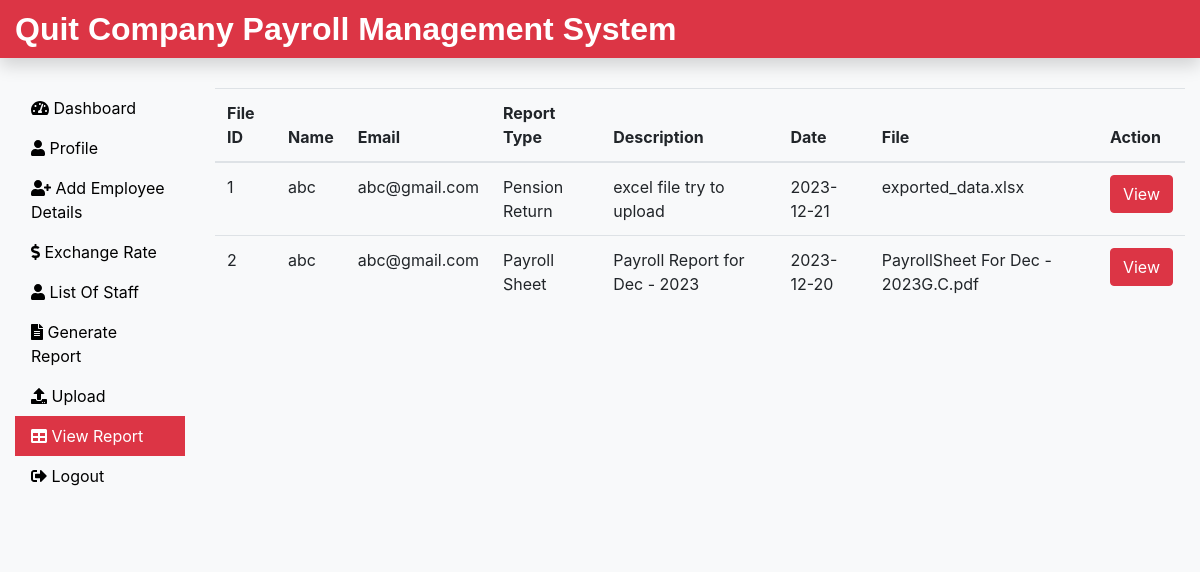
Page /PayrollReportView.php (signed in) on the committed database.
### tables this page shows
CREATE TABLE `report_tb` (
  `report_id` int(15) NOT NULL,
  `pdf` varchar(400) NOT NULL,
  `Email` varchar(255) NOT NULL,
  `fname` varchar(255) NOT NULL,
  `Payroll Type` varchar(255) NOT NULL,
  `desc` varchar(255) NOT NULL,
  `datee` date NOT NULL
);

### PayrollReportView.php (the view, shortened to what this page needs)
<?php
include('includes/header.php');
include('dbConnection.php');
$rtype=null;
$i = 0;
?>
<div class="col-sm-9 col-md-10 mt-5">
  <?php
  echo '<table class="table">
  <thead>
    <tr>
      <th scope="col">File ID</th>
      <th scope="col">Name</th>
      <th scope="col">Email</th>
      <th scope="col">Report Type</th>
      <th scope="col">Description</th>
      <th scope="col">Date</th>
      <th scope="col">File</th>
      <th scope="col">Action</th>
    </tr>
  </thead>
  <tbody>';
  $sql = "SELECT * FROM report_tb ORDER BY report_id DESC";
  $result = $conn->query($sql);
  if($result->num_rows > 0){
    while($row = $result->fetch_assoc()){
      $i++;
      if($row["Payroll Type"] == 'PRS' ){
          $rtype = "Payroll Sheet";
      }
      elseif($row["Payroll Type"] == 'BPS' ){
          $rtype = "Bank Payment Sheet";
      }
      elseif($row["Payroll Type"] == 'DP' ){
          $rtype = "Department Payroll";
      }
      elseif($row["Payroll Type"] == 'ITR' ){
          $rtype = "Income Tax Return";
      }
      elseif($row["Payroll Type"] == 'JBET' ){
          $rtype = "Journal Entry By Department";
      }
      elseif($row["Payroll Type"] == 'PR' ){
        $rtype = "Pension Return";
    }
    elseif($row["Payroll Type"] == 'JR' ){
      $rtype = "Journal Report";
  }
  ?>
  <tr>
    <td scope="row"><?php echo $i?></td>
    <td scope="row"><?php echo $row["fname"]?></td>
    <td scope="row"><?php echo $row["Email"]?></td>
    <td scope="row"><?php echo $rtype ?></td>
    <td scope="row"><?php echo $row["desc"]?></td>
    <td scope="row"><?php echo $row["datee"]?></td>
    <td scope="row"><?php echo $row['pdf']?></td>
    <td>
    <form action="" method="POST" class="d-inline">
      <a href="PayrollReports/<?php echo $row["pdf"]; ?>" target="_action">
        <button type="button" class="btn btn-danger" name="view" value="view">View</button>
      </a>
    </form>
    </td>
    </tr><?php
   }
   echo '</tbody> </table>';
  } else {
    echo "0 Result";
  }
  ?>
</div>
</div>
</div>
<?php
include('includes/footer.php');
?>

### css/custom.css (style rules this page uses)
a { color: black; }

### rows in the picture
report_tb: fname "abc", Email "abc@gmail.com", Payroll Type "Pension Return", desc "excel file try to upload", datee "2023-12-21", pdf "exported_data.xlsx"
report_tb: fname "abc", Email "abc@gmail.com", Payroll Type "Payroll Sheet", desc "Payroll Report for Dec - 2023", datee "2023-12-20", pdf "PayrollSheet For Dec - 2023G.C.pdf"
